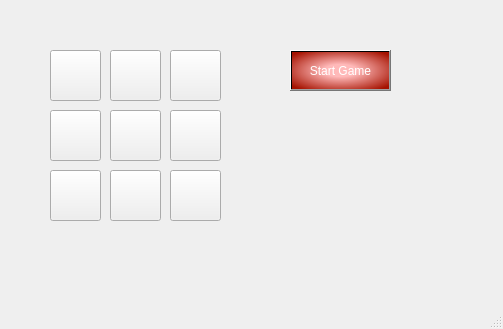
<?xml version="1.0" encoding="UTF-8"?>
<ui version="4.0">
 <class>MainWindow</class>
 <widget class="QMainWindow" name="MainWindow">
  <property name="geometry">
   <rect>
    <x>0</x>
    <y>0</y>
    <width>503</width>
    <height>329</height>
   </rect>
  </property>
  <property name="windowTitle">
   <string>MainWindow</string>
  </property>
  <widget class="QWidget" name="centralwidget">
   <widget class="QPushButton" name="N00">
    <property name="geometry">
     <rect>
      <x>50</x>
      <y>50</y>
      <width>51</width>
      <height>51</height>
     </rect>
    </property>
    <property name="styleSheet">
     <string notr="true">font: 18pt &quot;Ravie&quot;;</string>
    </property>
    <property name="text">
     <string/>
    </property>
   </widget>
   <widget class="QPushButton" name="N01">
    <property name="geometry">
     <rect>
      <x>110</x>
      <y>50</y>
      <width>51</width>
      <height>51</height>
     </rect>
    </property>
    <property name="styleSheet">
     <string notr="true">font: 18pt &quot;Ravie&quot;;</string>
    </property>
    <property name="text">
     <string/>
    </property>
   </widget>
   <widget class="QPushButton" name="N02">
    <property name="geometry">
     <rect>
      <x>170</x>
      <y>50</y>
      <width>51</width>
      <height>51</height>
     </rect>
    </property>
    <property name="styleSheet">
     <string notr="true">font: 18pt &quot;Ravie&quot;;</string>
    </property>
    <property name="text">
     <string/>
    </property>
   </widget>
   <widget class="QPushButton" name="N10">
    <property name="geometry">
     <rect>
      <x>50</x>
      <y>110</y>
      <width>51</width>
      <height>51</height>
     </rect>
    </property>
    <property name="styleSheet">
     <string notr="true">font: 18pt &quot;Ravie&quot;;</string>
    </property>
    <property name="text">
     <string/>
    </property>
   </widget>
   <widget class="QPushButton" name="N11">
    <property name="geometry">
     <rect>
      <x>110</x>
      <y>110</y>
      <width>51</width>
      <height>51</height>
     </rect>
    </property>
    <property name="styleSheet">
     <string notr="true">font: 18pt &quot;Ravie&quot;;</string>
    </property>
    <property name="text">
     <string/>
    </property>
   </widget>
   <widget class="QPushButton" name="N12">
    <property name="geometry">
     <rect>
      <x>170</x>
      <y>110</y>
      <width>51</width>
      <height>51</height>
     </rect>
    </property>
    <property name="styleSheet">
     <string notr="true">font: 18pt &quot;Ravie&quot;;</string>
    </property>
    <property name="text">
     <string/>
    </property>
   </widget>
   <widget class="QPushButton" name="N20">
    <property name="geometry">
     <rect>
      <x>50</x>
      <y>170</y>
      <width>51</width>
      <height>51</height>
     </rect>
    </property>
    <property name="styleSheet">
     <string notr="true">font: 18pt &quot;Ravie&quot;;</string>
    </property>
    <property name="text">
     <string/>
    </property>
   </widget>
   <widget class="QPushButton" name="N21">
    <property name="geometry">
     <rect>
      <x>110</x>
      <y>170</y>
      <width>51</width>
      <height>51</height>
     </rect>
    </property>
    <property name="styleSheet">
     <string notr="true">font: 18pt &quot;Ravie&quot;;</string>
    </property>
    <property name="text">
     <string/>
    </property>
   </widget>
   <widget class="QPushButton" name="N22">
    <property name="geometry">
     <rect>
      <x>170</x>
      <y>170</y>
      <width>51</width>
      <height>51</height>
     </rect>
    </property>
    <property name="styleSheet">
     <string notr="true">font: 18pt &quot;Ravie&quot;;</string>
    </property>
    <property name="text">
     <string/>
    </property>
   </widget>
   <widget class="QPushButton" name="Start">
    <property name="geometry">
     <rect>
      <x>290</x>
      <y>50</y>
      <width>101</width>
      <height>41</height>
     </rect>
    </property>
    <property name="styleSheet">
     <string notr="true">font: 14pt &quot;Imprint MT Shadow&quot;;
color: rgb(255, 255, 255);
background: qradialgradient(spread:pad, cx:0.5, cy:0.5, radius:1.995, fx:0.5, fy:0.5, stop:0.0828729 rgba(255, 185, 185, 255), stop:0.325967 rgba(165, 18, 0, 255))

</string>
    </property>
    <property name="text">
     <string>Start Game</string>
    </property>
   </widget>
   <widget class="QLabel" name="Player_turn">
    <property name="geometry">
     <rect>
      <x>290</x>
      <y>100</y>
      <width>191</width>
      <height>31</height>
     </rect>
    </property>
    <property name="styleSheet">
     <string notr="true">color: rgb(255, 255, 255);
font: 24pt &quot;Rockwell Condensed&quot;;
</string>
    </property>
    <property name="text">
     <string/>
    </property>
   </widget>
   <widget class="QLabel" name="background">
    <property name="geometry">
     <rect>
      <x>0</x>
      <y>-20</y>
      <width>511</width>
      <height>331</height>
     </rect>
    </property>
    <property name="styleSheet">
     <string notr="true">background-image: url(../TicTacToe.jpg)</string>
    </property>
    <property name="text">
     <string/>
    </property>
   </widget>
   <zorder>background</zorder>
   <zorder>N00</zorder>
   <zorder>N01</zorder>
   <zorder>N02</zorder>
   <zorder>N10</zorder>
   <zorder>N11</zorder>
   <zorder>N12</zorder>
   <zorder>N20</zorder>
   <zorder>N21</zorder>
   <zorder>N22</zorder>
   <zorder>Start</zorder>
   <zorder>Player_turn</zorder>
  </widget>
  <widget class="QMenuBar" name="menubar">
   <property name="geometry">
    <rect>
     <x>0</x>
     <y>0</y>
     <width>503</width>
     <height>21</height>
    </rect>
   </property>
  </widget>
  <widget class="QStatusBar" name="statusbar"/>
 </widget>
 <resources/>
 <connections/>
</ui>
